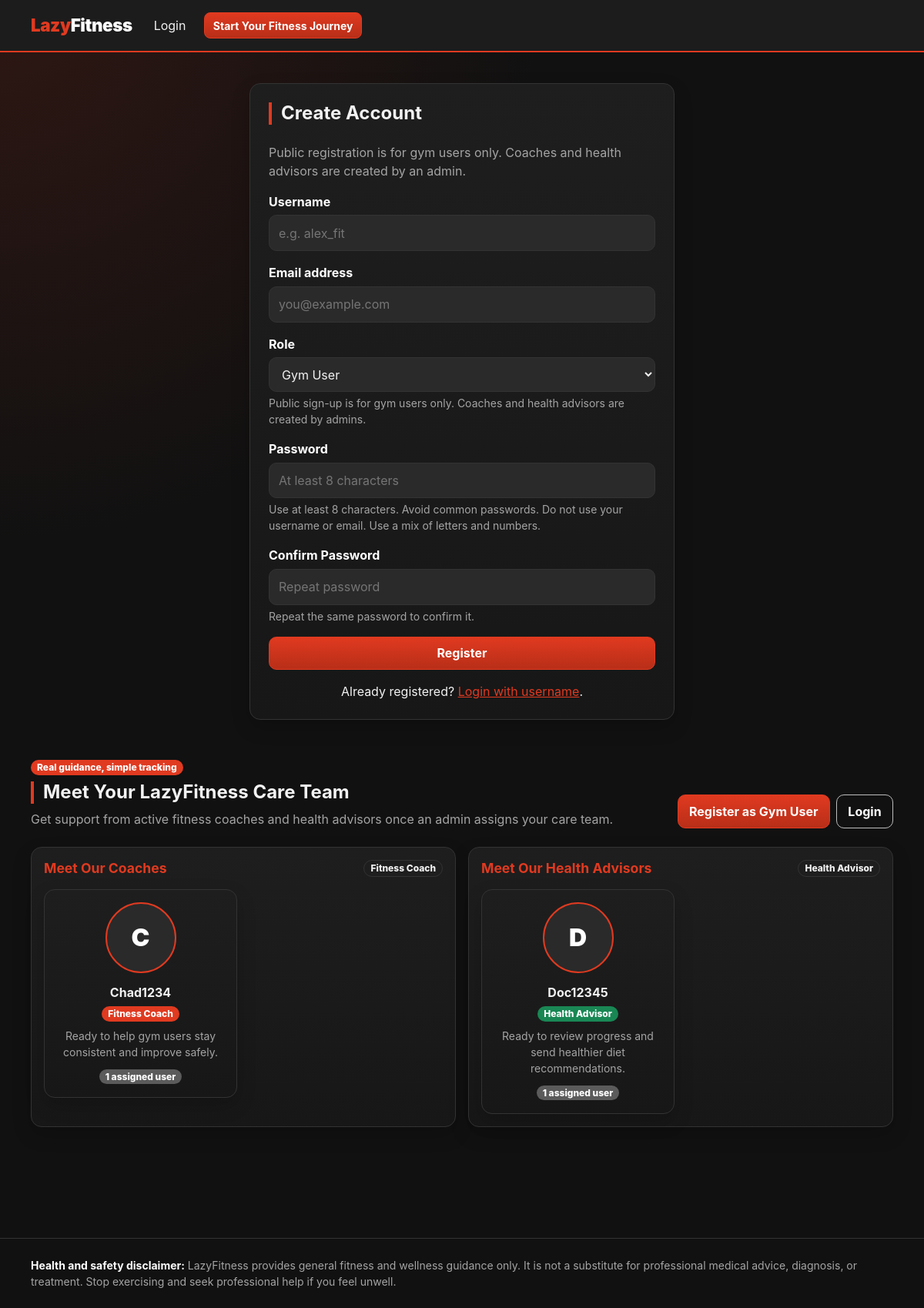
The app's page /accounts/register/, older data.
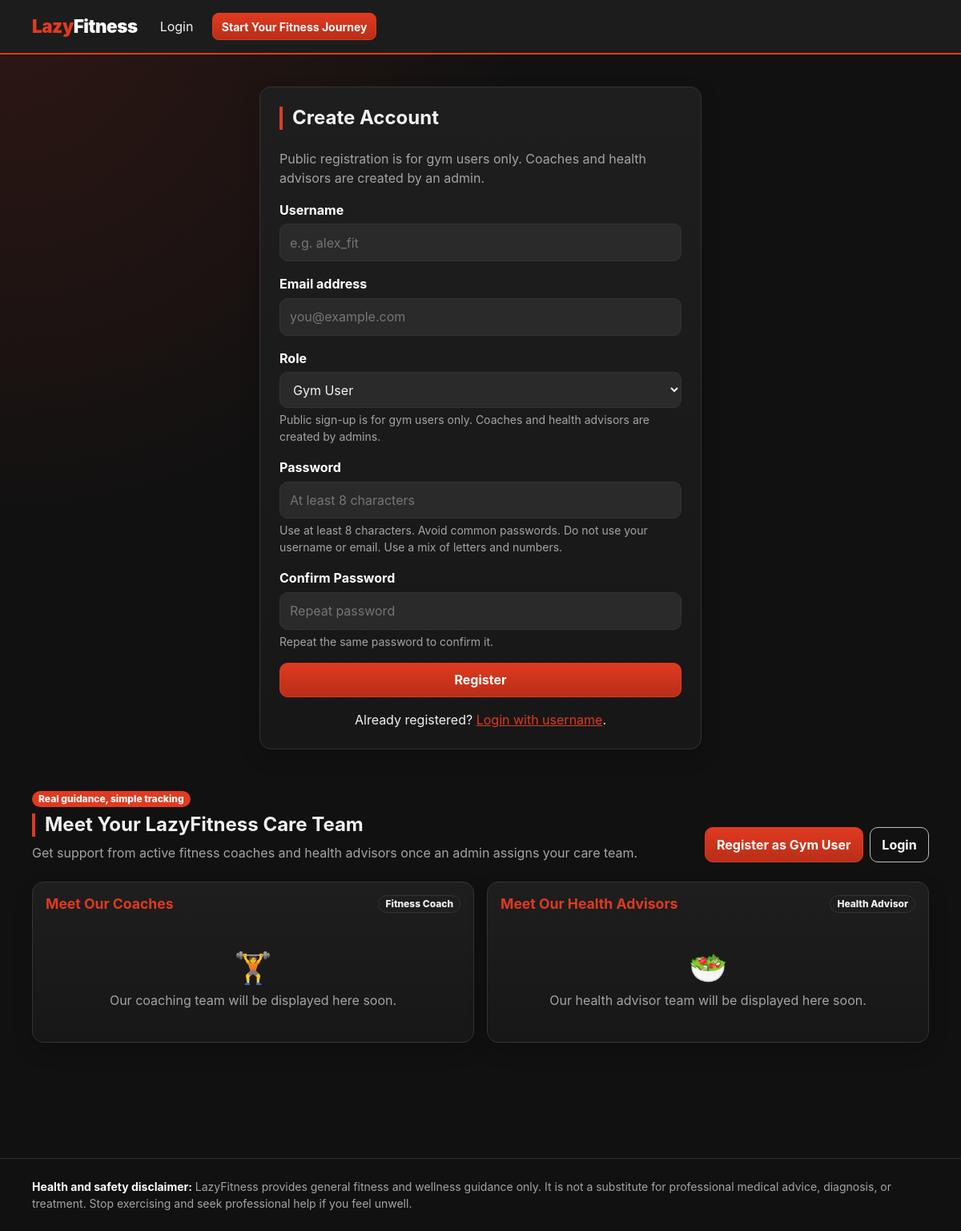
The same page, newer data.
### apps/coach/models.py (models this page shows, shortened)
class Coach(models.Model):
    user = models.OneToOneField(User, on_delete=models.CASCADE, primary_key=True)
    coach_name = models.CharField(max_length=255)
    specialty = models.CharField(
        max_length=120,
        blank=True,
        help_text='Public specialty shown on the Meet Our Coaches section.',
    )
    years_experience = models.PositiveIntegerField(
        null=True,
        blank=True,
        help_text='Optional years of coaching experience for the public team card.',
    )
    bio = models.TextField(
        blank=True,
        help_text='Short public bio shown to prospective gym users.',
    )

### apps/accounts/models.py (models this page shows, shortened)
class User(AbstractBaseUser, PermissionsMixin):
    ROLE_CHOICES = [
        ('gym_user',       'Gym User'),
        ('fitness_coach',  'Fitness Coach'),
        ('health_advisor', 'Health Advisor'),
        ('admin',          'Admin'),
    ]
    username_validator = RegexValidator(
        regex=r'^[\w.@+-]+$',
        message='Username may contain letters, numbers, and @/./+/-/_ characters only.',
    )
    username    = models.CharField(max_length=150, unique=True, validators=[username_validator])
    email       = models.EmailField(unique=True)
    profile_picture = models.ImageField(
        upload_to='profile_pictures/',
        blank=True,
        null=True,
        help_text='Optional profile picture used across LazyFitness.',
    )
    role        = models.CharField(max_length=20, choices=ROLE_CHOICES)
    is_active   = models.BooleanField(default=True)   # userStatus
    is_staff    = models.BooleanField(default=False)
    date_joined = models.DateTimeField(auto_now_add=True)
    USERNAME_FIELD  = 'username'
    REQUIRED_FIELDS = ['email', 'role']
    objects = UserManager()
    @property
    def display_name(self):
        profile_fields = [
            ('gymuser', 'user_name'),
            ('coach', 'coach_name'),
            ('healthadvisor', 'advisor_name'),
            ('adminprofile', 'admin_name'),
        ]
        for relation, field in profile_fields:
            try:
                profile = getattr(self, relation)
            except Exception:
                profile = None
            value = getattr(profile, field, '') if profile else ''
            if value:
                return value
        return self.username or self.email
    @property
    def avatar_initial(self):
        name = self.display_name or self.username or self.email or '?'
        return name.strip()[:1].upper()

### apps/health_advisor/models.py (models this page shows, shortened)
class HealthAdvisor(models.Model):
    user = models.OneToOneField(User, on_delete=models.CASCADE, primary_key=True)
    advisor_name = models.CharField(max_length=255)
    specialty = models.CharField(
        max_length=120,
        blank=True,
        help_text='Public specialty shown on the Meet Our Health Advisors section.',
    )
    years_experience = models.PositiveIntegerField(
        null=True,
        blank=True,
        help_text='Optional years of health advisory experience for the public team card.',
    )
    bio = models.TextField(blank=True, help_text='Short public bio shown to prospective gym users.')
    assigned_users = models.ManyToManyField('gym_user.GymUser', blank=True, related_name='health_advisors')

### apps/accounts/views.py (the view)
# urls.py: path('register/', views.register_view, name='register'),
def register_view(request):
    if request.method == 'POST':
        form = RegistrationForm(request.POST)
        if form.is_valid():
            user = form.save()
            ensure_role_profile(user)
            messages.success(request, 'Account created! Please log in with your username or email.')
            return redirect('accounts:login')
        messages.error(request, 'Please correct the highlighted registration errors.')
    else:
        form = RegistrationForm()
    context = {'form': form}
    context.update(get_public_care_team(limit=3))
    return render(request, 'accounts/register.html', context)

### apps/accounts/forms.py (called while the page is built)
def apply_plain_ui(form):
    for name, field in form.fields.items():
        css_class = 'form-select' if isinstance(field.widget, forms.Select) else 'form-control'
        if isinstance(field.widget, forms.CheckboxInput):
            css_class = 'form-check-input'
        if isinstance(field.widget, forms.ClearableFileInput):
            css_class = 'form-control'
        existing = field.widget.attrs.get('class', '')
        field.widget.attrs['class'] = f'{existing} {css_class}'.strip()
        if isinstance(field.widget, forms.Textarea):
            field.widget.attrs.setdefault('rows', 4)
        if not field.widget.attrs.get('placeholder') and not isinstance(field.widget, (forms.Select, forms.CheckboxInput, forms.ClearableFileInput)):
            field.widget.attrs['placeholder'] = field.label or name.replace('_', ' ').title()

### lazyfitness/context_processors.py (called while the page is built, shortened)
def lazyfitness_counts(request):
    from lazyfitness.view_helpers import role_fallback_url
    user = getattr(request, 'user', None)
    fallback = role_fallback_url(user)
    if not user or not user.is_authenticated:
        return {'nav_unread_messages': 0, 'nav_unread_notifications': 0, 'nav_back_fallback': fallback}

### templates/accounts/register.html (shortened to what this page needs)
{% extends "shared/base.html" %}
{% block content %}
<div class="row justify-content-center">
  <div class="col-md-8 col-lg-6">
    <div class="card p-4 shadow-sm">
      <h2 class="section-title">Create Account</h2>
      <p class="text-secondary">Public registration is for gym users only. Coaches and health advisors are created by an admin.</p>
      <form method="post" novalidate>
        {% for field in form %}
          <div class="mb-3">
            <label class="form-label" for="{{ field.id_for_label }}">{{ field.label }}</label>
            {{ field }}
            {% if field.help_text %}<div class="form-text text-secondary">{{ field.help_text }}</div>{% endif %}
          </div>
        {% endfor %}
        <button class="btn btn-primary w-100" type="submit">Register</button>
      </form>
      <p class="mt-3 mb-0 text-center">Already registered? <a class="text-accent" href="{% url 'accounts:login' %}">Login with username</a>.</p>
    </div>
  </div>
</div>
{% include 'shared/team_promo.html' %}
{% endblock %}

### templates/shared/team_promo.html (shortened to what the changed rows need)
<section class="my-5" id="care-team">
  <div class="d-flex flex-column flex-lg-row justify-content-between align-items-lg-end gap-3 mb-4">
    <div>
      <h2 class="section-title mb-2">Meet Your LazyFitness Care Team</h2>
    </div>
  </div>
  <div class="row g-4">
    <div class="col-lg-6">
      <div class="card h-100 shadow-sm">
        <div class="card-body">
          {% if public_coaches %}
            <div class="row g-3">
              {% for coach in public_coaches %}
                <div class="col-md-6">
                  <div class="card h-100 border-secondary">
                    <div class="card-body text-center">
                      {% if coach.user.profile_picture %}
                        <img src="{{ coach.user.profile_picture.url }}" alt="{{ coach.coach_name }} profile picture" class="rounded-circle mb-3 team-avatar">
                      {% else %}
                        <div class="team-avatar-initial mx-auto mb-3">{{ coach.user.avatar_initial }}</div>
                      {% endif %}
                      <h4 class="h6 mb-1">{{ coach.coach_name }}</h4>
                      <span class="badge badge-accent mb-2">Fitness Coach</span>
                      {% if coach.bio %}
                        <p class="small text-secondary mb-2">{{ coach.bio|truncatechars:120 }}</p>
                      {% else %}
                        <p class="small text-secondary mb-2">Ready to help gym users stay consistent and improve safely.</p>
                      {% endif %}
                      <span class="badge text-bg-secondary">{{ coach.assigned_count|default:0 }} assigned user{{ coach.assigned_count|default:0|pluralize }}</span>
                    </div>
                  </div>
                </div>
              {% endfor %}
            </div>
          {% else %}
            <div class="text-center py-4 text-secondary">
              <div class="display-6">🏋️</div>
              <p class="mb-0">Our coaching team will be displayed here soon.</p>
            </div>
          {% endif %}
        </div>
      </div>
    </div>
    <div class="col-lg-6">
      <div class="card h-100 shadow-sm">
        <div class="card-body">
          {% if public_advisors %}
            <div class="row g-3">
              {% for advisor in public_advisors %}
                <div class="col-md-6">
                  <div class="card h-100 border-secondary">
                    <div class="card-body text-center">
                      {% if advisor.user.profile_picture %}
                        <img src="{{ advisor.user.profile_picture.url }}" alt="{{ advisor.advisor_name }} profile picture" class="rounded-circle mb-3 team-avatar">
                      {% else %}
                        <div class="team-avatar-initial mx-auto mb-3">{{ advisor.user.avatar_initial }}</div>
                      {% endif %}
                      <h4 class="h6 mb-1">{{ advisor.advisor_name }}</h4>
                      <span class="badge text-bg-success mb-2">Health Advisor</span>
                      {% if advisor.bio %}
                        <p class="small text-secondary mb-2">{{ advisor.bio|truncatechars:120 }}</p>
                      {% else %}
                        <p class="small text-secondary mb-2">Ready to review progress and send healthier diet recommendations.</p>
                      {% endif %}
                      <span class="badge text-bg-secondary">{{ advisor.assigned_count|default:0 }} assigned user{{ advisor.assigned_count|default:0|pluralize }}</span>
                    </div>
                  </div>
                </div>
              {% endfor %}
            </div>
          {% else %}
            <div class="text-center py-4 text-secondary">
              <div class="display-6">🥗</div>
              <p class="mb-0">Our health advisor team will be displayed here soon.</p>
            </div>
          {% endif %}
        </div>
      </div>
    </div>
  </div>
</section>

Row changes from the older to the newer data that the page shows:
removed Coach: user.avatar_initial "C", coach_name "Chad1234", shows "Ready to help gym users stay consistent and improve safely.", assigned_count "1"
removed HealthAdvisor: user.avatar_initial "D", advisor_name "Doc12345", shows "Ready to review progress and send healthier diet recommendations.", assigned_count "1"
Text that changed along with them:
text now shown: "🏋️ Our coaching team will be displayed here soon. 🥗 Our health advisor team will be displayed here soon."
